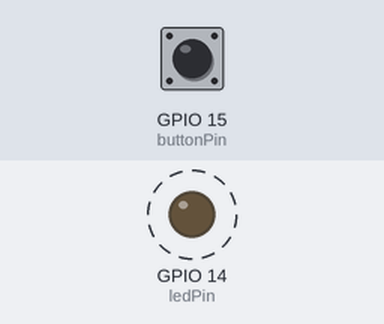
A program run on a simulated Raspberry Pi (BCM pin numbers). On the bench: output pins drawn as LEDs (lit = HIGH). Dashed ring = blinking. The inputs (shaded band) are chosen by the test bench; at power-on: GPIO 15 (buttonPin) LOW.

Above: at 0.87 s.
1.3 s: GPIO 15 (buttonPin) pulled HIGH for 3.2 s
At 1.37 s:
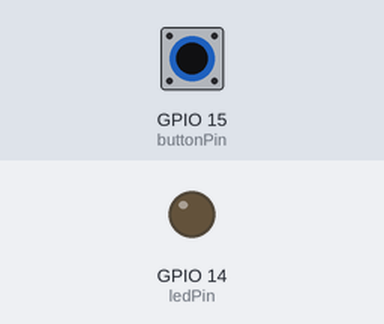
At 2.9 s:
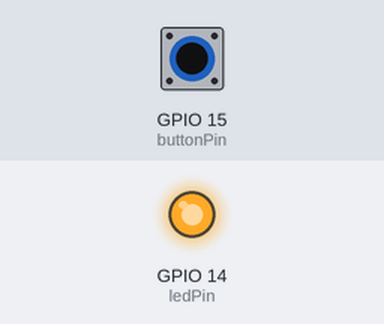
Timing chart, 0 to 12.0 s (numbered marks = the images above; inputs shaded):
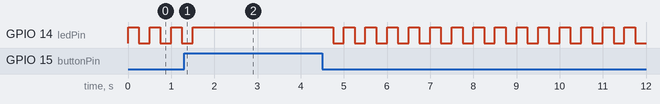

Measured:
- by itself, GPIO 14 (ledPin): repeats every 0.50 s: LOW 0.25 s, HIGH 0.25 s

The program:

blinkLed.py
```python
import RPi.GPIO as GPIO
import time

ledPin = 14
buttonPin = 15
GPIO.setmode(GPIO.BCM)
GPIO.setup(ledPin, GPIO.OUT)
GPIO.setup(buttonPin, GPIO.IN)

try:
	while 1:
		if GPIO.input(buttonPin):
			GPIO.output(ledPin, GPIO.HIGH)
		else:
			GPIO.output(ledPin, GPIO.HIGH)
			time.sleep(0.25)
			GPIO.output(ledPin, GPIO.LOW)
			time.sleep(0.25)
except KeyboardInterrupt:
	GPIO.cleanup()
```
